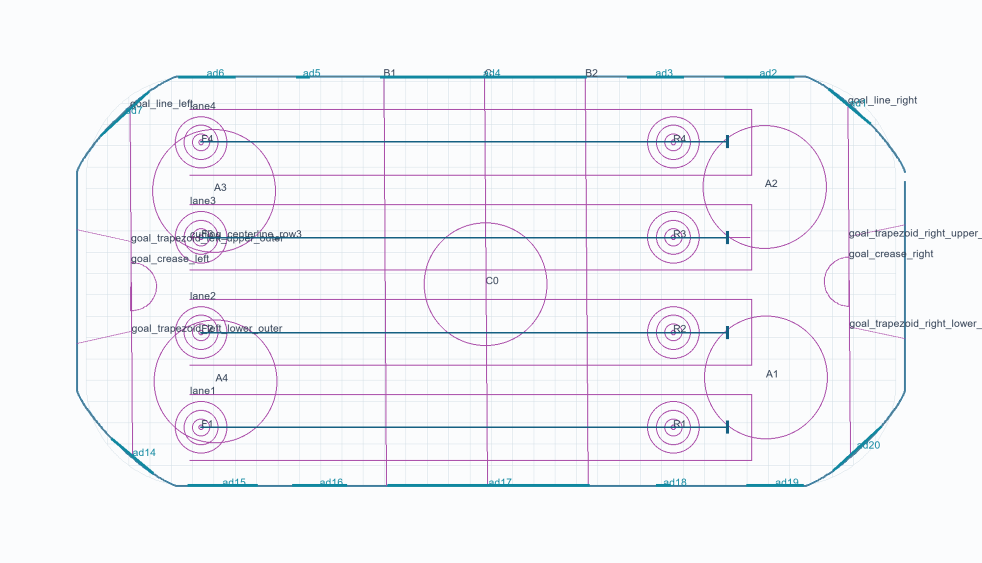
#> input picture events/ankara_2026/model_constraints/user_four_house_connection_lines_original.png, 1964 x 1125 px (shown at 1/2 size)
$ python -i vision_near_board_material.py   (imports and definitions only)   (older library calls are emulated)
#> lines starting #> are read from the running program, lines starting #| are printed output that depends on the picture; after the words box and inside, x2 and y2 are one past the last pixel; in counts of white or black regions, pixels touching at a corner belong together
#> further down, picture is the input picture: shape (1125, 1964, 3); mean B, G, R 248.1, 244.6, 243.7
"""Existing source-only near-board material readers, restored from project history.

Blue-cap algorithm: main_nearboard_blue_ice_source.py (2026-09-28).
Grey/ice interval: secondary_nearboard_top_source._transition_interval.
These readers identify material evidence, never alter native board geometry.
"""
import hashlib
import cv2
import numpy as np

IMAGE_SIZE = (1080, 1920)

def _blue_mask(image: np.ndarray) -> np.ndarray:
    hsv = cv2.cvtColor(image, cv2.COLOR_BGR2HSV)
#> hsv: shape (1125, 1964, 3); mean H, S, V 104.6, 8.8, 248.2
    b, _, r = cv2.split(image.astype(np.int16))
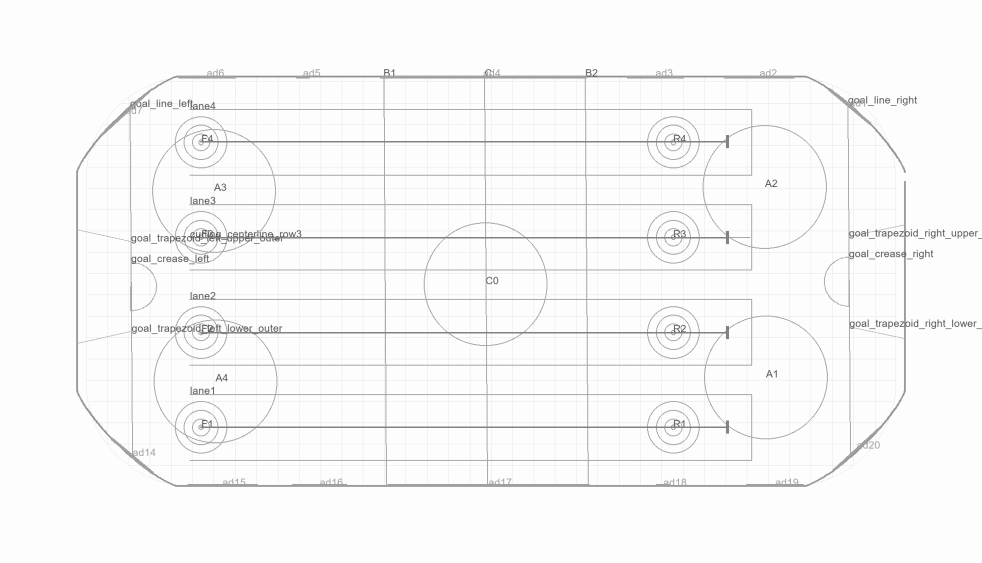
#> b: shape (1125, 1964) int16 (shown at 1/2 size); min 68, max 255, mean 248.1
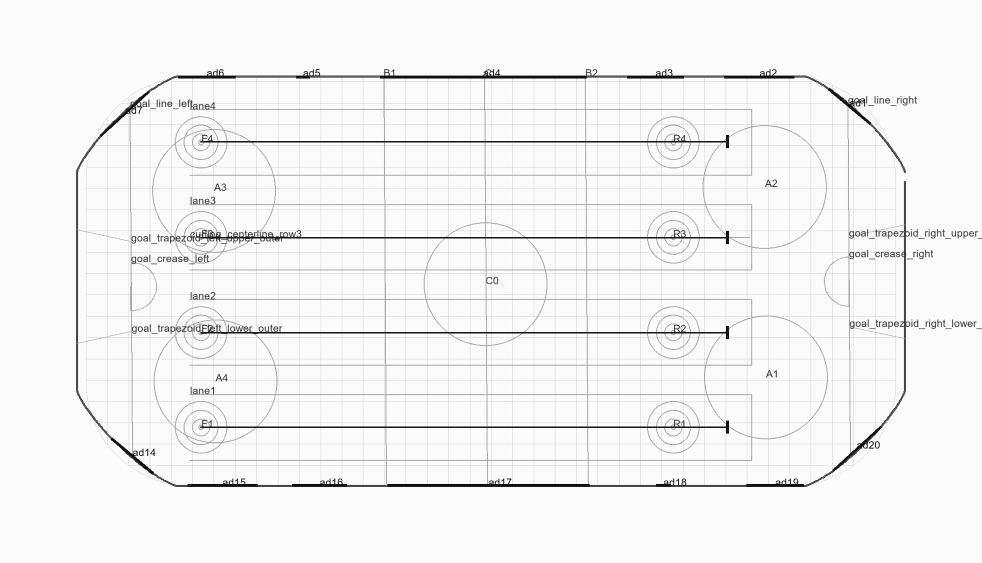
#> r: shape (1125, 1964) int16 (shown at 1/2 size); min 0, max 255, mean 243.7
    blue = ((hsv[:, :, 0] >= 95) & (hsv[:, :, 0] <= 128)
            & (hsv[:, :, 1] >= 40) & (hsv[:, :, 2] >= 15)
            & (b-r >= 13))
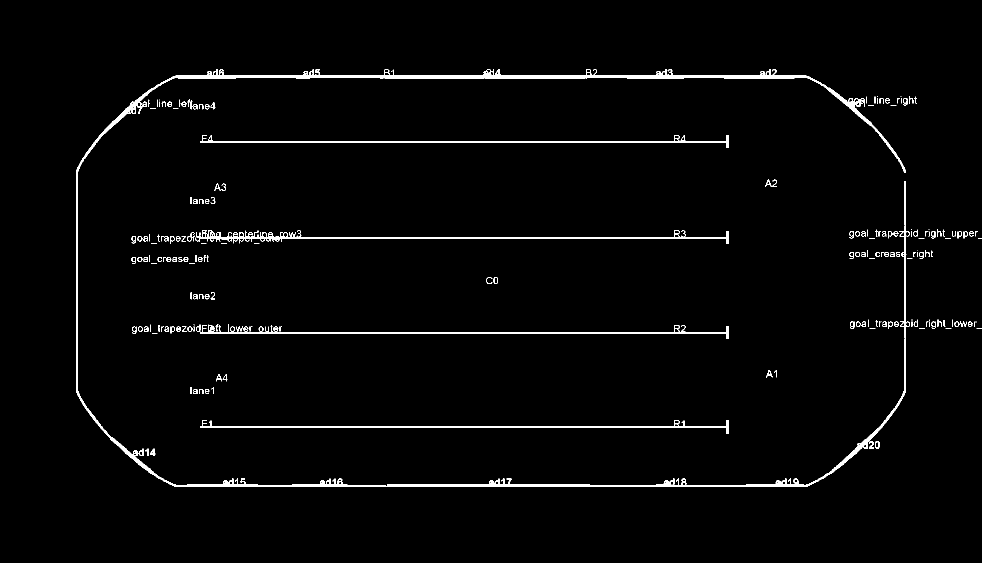
#> blue: shape (1125, 1964) bool (shown at 1/2 size); 2.1% white; 191 white regions (57 under 20 px), largest, box (x1, y1, x2, y2) and area: (152, 138, 1820, 974) 25576, (391, 460, 1458, 488) 4497, (400, 649, 1458, 678) 3713
    return cv2.morphologyEx(blue.astype(np.uint8), cv2.MORPH_CLOSE,
                           np.ones((3, 3), np.uint8))
#> returned value: shape (1125, 1964); values 0 (black) and 1 (white), 2.2% white; 133 white regions (36 under 20 px), largest, box (x1, y1, x2, y2) and area: (152, 138, 1825, 974) 26580, (374, 460, 1458, 488) 4893, (392, 649, 1458, 678) 4235


# [263 lines left out: functions _outer_blue_components, _edge_points, _dominant_fragment, _connected_ice, _ice_side_fraction, extract_candidate and 1 more, not called in this run]

>>> import cv2
>>> picture = cv2.imread('../../events/ankara_2026/model_constraints/user_four_house_connection_lines_original.png')
>>> result = _blue_mask(picture)
